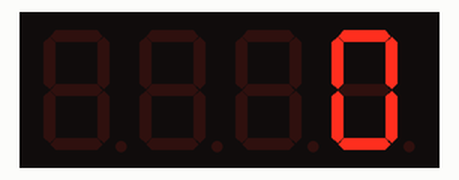
Recording of a sketch running on a simulated Arduino Uno, built with avr-gcc and run on an emulated ATmega328P. Shown: 4-digit seven-segment display.

Above: at 0.16 s.
At 5.11 s:
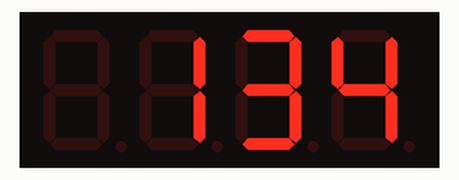
At 10.07 s:
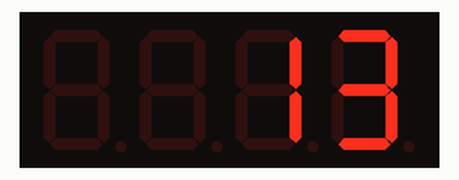
At 19.97 s:
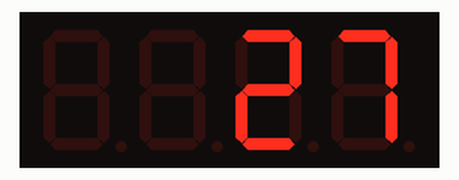
At 29.88 s:
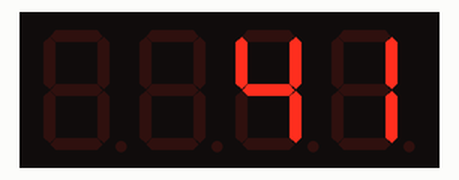
At 39.79 s:
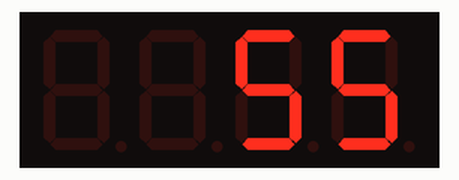

The sketch:

SevenSegmentDisplayTest.ino
```cpp
/**
 * controls the 7 segment display
 */
#include "MeShield.h"

Me7SegmentDisplay disp(PORT_3);

int i = 0;
void setup() {
}

void loop() {
  if(i > 255) {
    i = 0;
  }
  disp.display(i++);
  delay(35);
}
```
